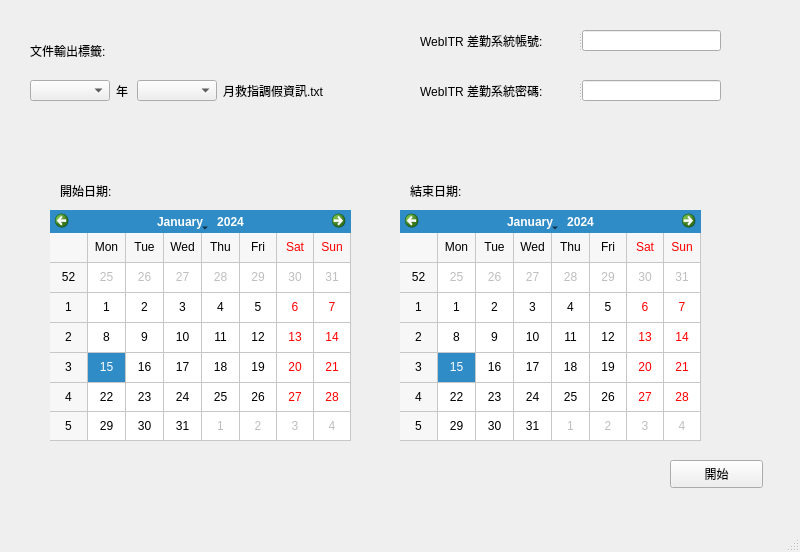
<?xml version="1.0" encoding="UTF-8"?>
<ui version="4.0">
 <class>MainWindow</class>
 <widget class="QMainWindow" name="MainWindow">
  <property name="geometry">
   <rect>
    <x>0</x>
    <y>0</y>
    <width>800</width>
    <height>552</height>
   </rect>
  </property>
  <property name="windowTitle">
   <string>MainWindow</string>
  </property>
  <widget class="QWidget" name="centralwidget">
   <widget class="QPushButton" name="start_btn">
    <property name="geometry">
     <rect>
      <x>670</x>
      <y>460</y>
      <width>93</width>
      <height>28</height>
     </rect>
    </property>
    <property name="text">
     <string>開始</string>
    </property>
   </widget>
   <widget class="QSplitter" name="splitter_2">
    <property name="geometry">
     <rect>
      <x>420</x>
      <y>30</y>
      <width>301</width>
      <height>21</height>
     </rect>
    </property>
    <property name="orientation">
     <enum>Qt::Horizontal</enum>
    </property>
    <widget class="QLabel" name="label_9">
     <property name="text">
      <string>WebITR 差勤系統帳號:</string>
     </property>
    </widget>
    <widget class="QLineEdit" name="account">
     <property name="echoMode">
      <enum>QLineEdit::Normal</enum>
     </property>
    </widget>
   </widget>
   <widget class="QSplitter" name="splitter_3">
    <property name="geometry">
     <rect>
      <x>420</x>
      <y>80</y>
      <width>301</width>
      <height>21</height>
     </rect>
    </property>
    <property name="orientation">
     <enum>Qt::Horizontal</enum>
    </property>
    <widget class="QLabel" name="label_10">
     <property name="text">
      <string>WebITR 差勤系統密碼:</string>
     </property>
    </widget>
    <widget class="QLineEdit" name="password">
     <property name="echoMode">
      <enum>QLineEdit::Password</enum>
     </property>
    </widget>
   </widget>
   <widget class="QCalendarWidget" name="start_dt_cal">
    <property name="geometry">
     <rect>
      <x>50</x>
      <y>210</y>
      <width>301</width>
      <height>231</height>
     </rect>
    </property>
    <property name="gridVisible">
     <bool>true</bool>
    </property>
   </widget>
   <widget class="QCalendarWidget" name="end_dt_cal">
    <property name="geometry">
     <rect>
      <x>400</x>
      <y>210</y>
      <width>301</width>
      <height>231</height>
     </rect>
    </property>
    <property name="gridVisible">
     <bool>true</bool>
    </property>
   </widget>
   <widget class="QLabel" name="label">
    <property name="geometry">
     <rect>
      <x>30</x>
      <y>40</y>
      <width>121</width>
      <height>21</height>
     </rect>
    </property>
    <property name="text">
     <string>文件輸出標籤:</string>
    </property>
   </widget>
   <widget class="QLabel" name="label_2">
    <property name="geometry">
     <rect>
      <x>60</x>
      <y>180</y>
      <width>71</width>
      <height>21</height>
     </rect>
    </property>
    <property name="text">
     <string>開始日期:</string>
    </property>
   </widget>
   <widget class="QLabel" name="label_3">
    <property name="geometry">
     <rect>
      <x>410</x>
      <y>180</y>
      <width>71</width>
      <height>21</height>
     </rect>
    </property>
    <property name="text">
     <string>結束日期:</string>
    </property>
   </widget>
   <widget class="QLabel" name="start_dt_label">
    <property name="geometry">
     <rect>
      <x>130</x>
      <y>180</y>
      <width>121</width>
      <height>21</height>
     </rect>
    </property>
    <property name="text">
     <string/>
    </property>
   </widget>
   <widget class="QLabel" name="end_dt_label">
    <property name="geometry">
     <rect>
      <x>480</x>
      <y>180</y>
      <width>121</width>
      <height>21</height>
     </rect>
    </property>
    <property name="text">
     <string/>
    </property>
   </widget>
   <widget class="QComboBox" name="year_box">
    <property name="geometry">
     <rect>
      <x>30</x>
      <y>80</y>
      <width>80</width>
      <height>21</height>
     </rect>
    </property>
   </widget>
   <widget class="QLabel" name="label_7">
    <property name="geometry">
     <rect>
      <x>116</x>
      <y>80</y>
      <width>16</width>
      <height>21</height>
     </rect>
    </property>
    <property name="text">
     <string>年</string>
    </property>
   </widget>
   <widget class="QComboBox" name="month_box">
    <property name="geometry">
     <rect>
      <x>137</x>
      <y>80</y>
      <width>80</width>
      <height>21</height>
     </rect>
    </property>
   </widget>
   <widget class="QLabel" name="label_8">
    <property name="geometry">
     <rect>
      <x>223</x>
      <y>80</y>
      <width>141</width>
      <height>21</height>
     </rect>
    </property>
    <property name="text">
     <string>月救指調假資訊.txt</string>
    </property>
   </widget>
  </widget>
  <widget class="QMenuBar" name="menubar">
   <property name="geometry">
    <rect>
     <x>0</x>
     <y>0</y>
     <width>800</width>
     <height>25</height>
    </rect>
   </property>
  </widget>
  <widget class="QStatusBar" name="statusbar"/>
 </widget>
 <resources/>
 <connections>
  <connection>
   <sender>start_btn</sender>
   <signal>clicked()</signal>
   <receiver>MainWindow</receiver>
   <slot>start_click()</slot>
   <hints>
    <hint type="sourcelabel">
     <x>713</x>
     <y>512</y>
    </hint>
    <hint type="destinationlabel">
     <x>631</x>
     <y>395</y>
    </hint>
   </hints>
  </connection>
  <connection>
   <sender>year_box</sender>
   <signal>currentTextChanged(QString)</signal>
   <receiver>MainWindow</receiver>
   <slot>year_click()</slot>
   <hints>
    <hint type="sourcelabel">
     <x>205</x>
     <y>105</y>
    </hint>
    <hint type="destinationlabel">
     <x>215</x>
     <y>205</y>
    </hint>
   </hints>
  </connection>
  <connection>
   <sender>month_box</sender>
   <signal>currentTextChanged(QString)</signal>
   <receiver>MainWindow</receiver>
   <slot>month_click()</slot>
   <hints>
    <hint type="sourcelabel">
     <x>303</x>
     <y>110</y>
    </hint>
    <hint type="destinationlabel">
     <x>310</x>
     <y>206</y>
    </hint>
   </hints>
  </connection>
  <connection>
   <sender>start_dt_cal</sender>
   <signal>selectionChanged()</signal>
   <receiver>MainWindow</receiver>
   <slot>start_dt()</slot>
   <hints>
    <hint type="sourcelabel">
     <x>208</x>
     <y>384</y>
    </hint>
    <hint type="destinationlabel">
     <x>212</x>
     <y>499</y>
    </hint>
   </hints>
  </connection>
  <connection>
   <sender>end_dt_cal</sender>
   <signal>selectionChanged()</signal>
   <receiver>MainWindow</receiver>
   <slot>end_dt()</slot>
   <hints>
    <hint type="sourcelabel">
     <x>474</x>
     <y>414</y>
    </hint>
    <hint type="destinationlabel">
     <x>465</x>
     <y>494</y>
    </hint>
   </hints>
  </connection>
 </connections>
 <slots>
  <slot>start_click()</slot>
  <slot>filename_click()</slot>
  <slot>year_click()</slot>
  <slot>month_click()</slot>
  <slot>filesht_cb_click()</slot>
  <slot>start_dt()</slot>
  <slot>end_dt()</slot>
 </slots>
</ui>
